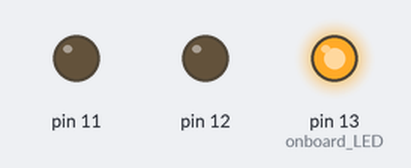
Simulated run of this sketch. Board: Arduino Uno, built with avr-gcc and run on an emulated ATmega328P. Parts: output pins drawn as LEDs (lit = HIGH).

Above: at 0.2 s.
At 1.2 s:
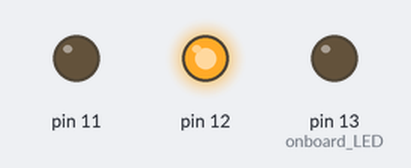
At 2.2 s:
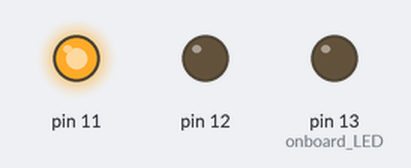
At 5.7 s:
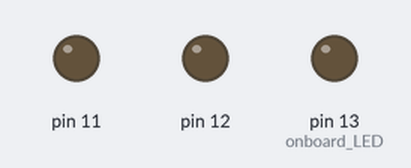
Timing chart, 0 to 6.9 s (numbered marks = the images above):
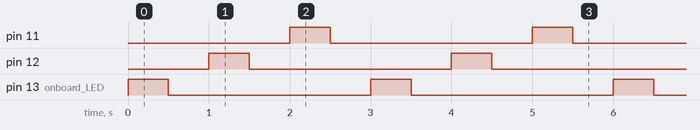

Measured:
- by itself, pin 11, pin 12, pin 13 (onboard_LED): alternates HIGH for 0.50 s and LOW for 2.5 s
- by itself, everything shown: repeats every 3.0 s, in 6 steps

The sketch:

lab1.ino
```cpp
/*
  Triple Blink
  Turns on three LED's on and off at differnt times for a period of
  a half of a second.

  1/19/2015
  by Bradley Golden
 */


// the setup function runs once when you press reset or power the board
void setup() {
  // initialize digital pin 13 as an output.
  pinMode(13, OUTPUT); //onboard LED
  pinMode(12, OUTPUT);
  pinMode(11, OUTPUT);
}

// the loop function runs over and over again forever
void loop() {
  int delayAmount = 500;  //delay for .5 seconds
  digitalWrite(13, HIGH);   // turn the LED on (HIGH is the voltage level)
  delay(delayAmount);              // wait for a second
  digitalWrite(13, LOW);    // turn the LED off by making the voltage LOW
  delay(delayAmount);              // wait for a second
  digitalWrite(12, HIGH);
  delay(delayAmount);
  digitalWrite(12, LOW);
  delay(delayAmount);
  digitalWrite(11, HIGH);
  delay(delayAmount);
  digitalWrite(11, LOW);
  delay(delayAmount);
}
```
